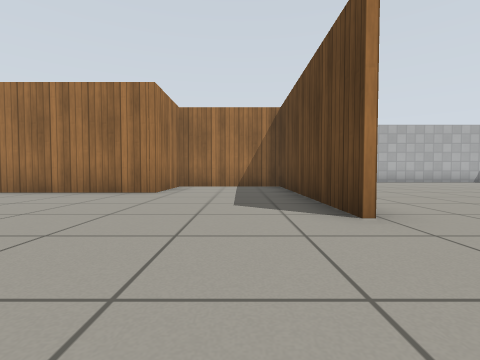
View 1 (above)

18 first-person views from a walk through a robot-simulator world made for Gazebo. The camera is 0.5 m above the floor, tilts 2° down and sees 85° across. The floor is counted in squares, 1 m on a side. Each view is taken from the middle of a square. On the plan, view 1 faces up. The plan holds only what a view shows up to about 9 squares ahead; the rest is blank. Simple patterns stand in for the simulator's built-in surfaces.

View 2
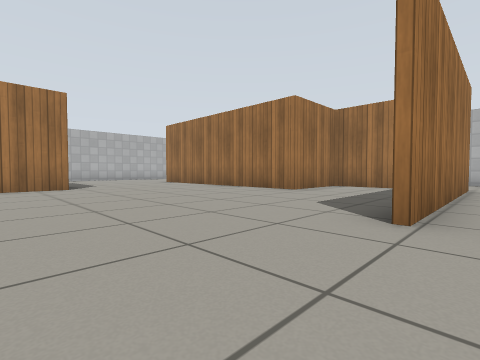

View 3
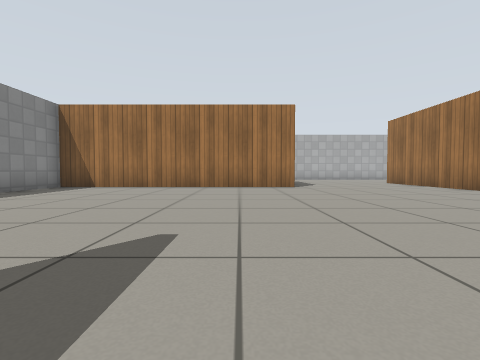

View 4
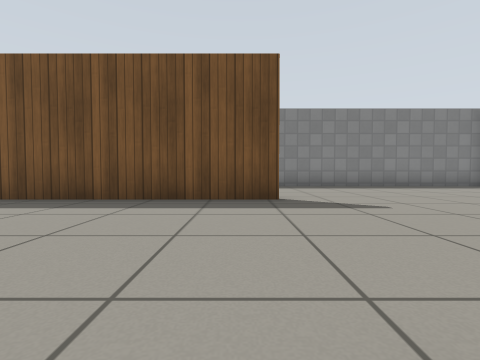

View 5
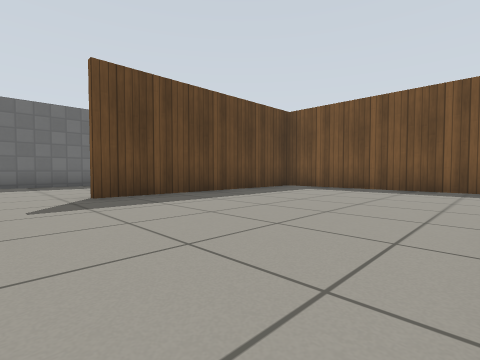

View 6
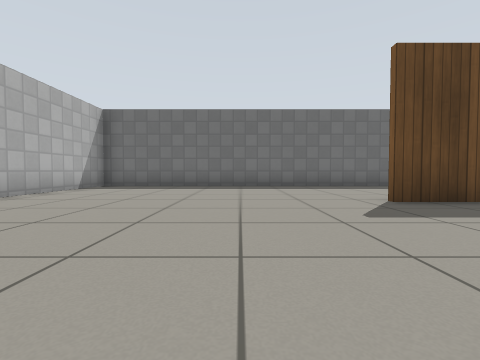

View 7
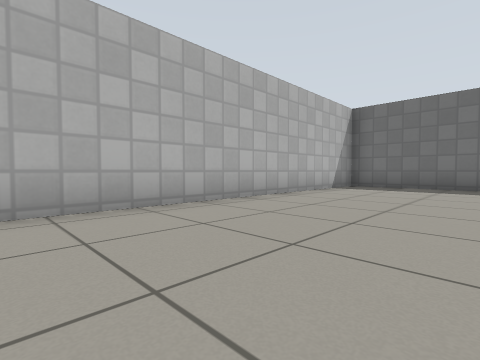

View 8
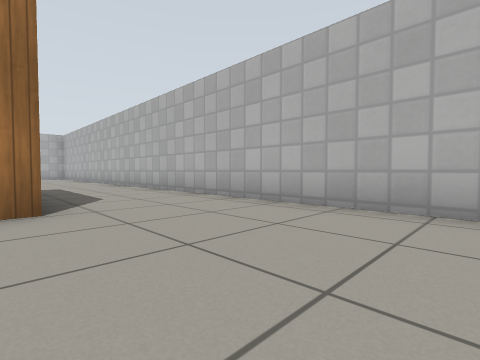

View 9
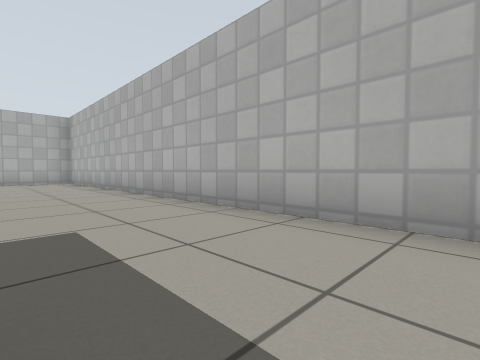

View 10
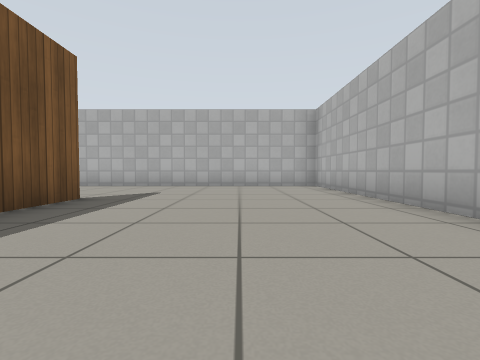

View 11
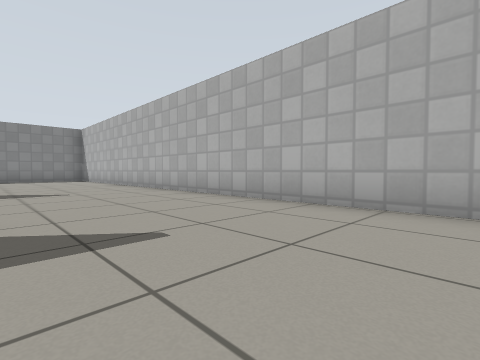

View 12
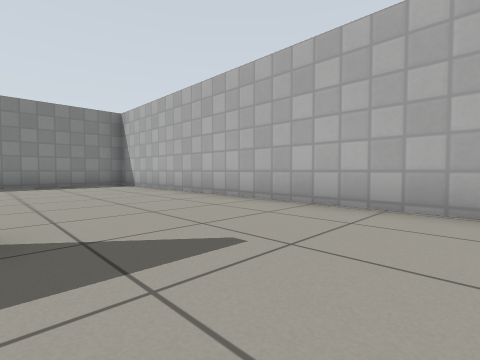

View 13
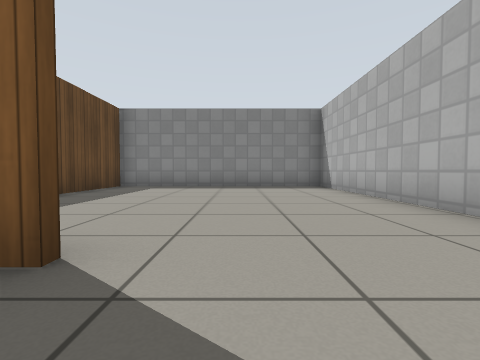

View 14
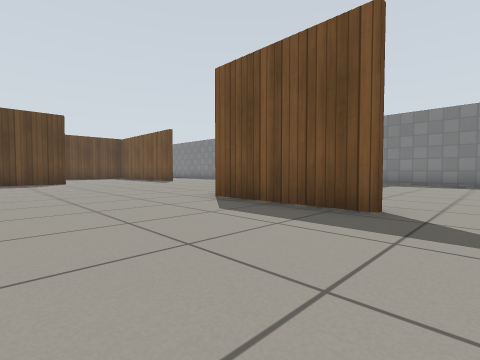

View 15
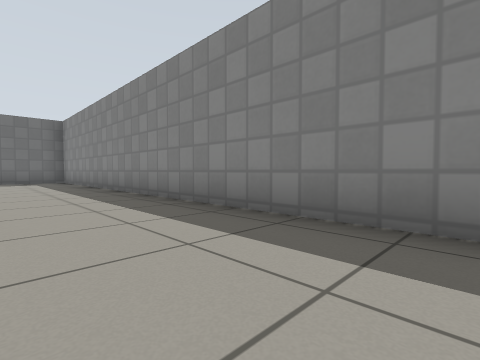

View 16
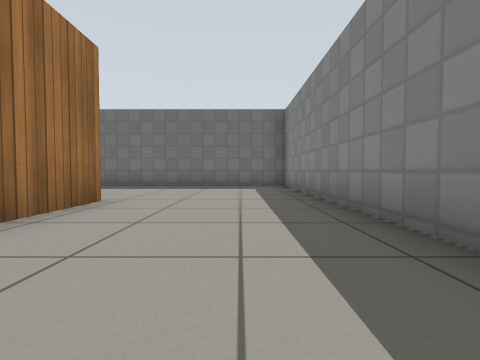

View 17
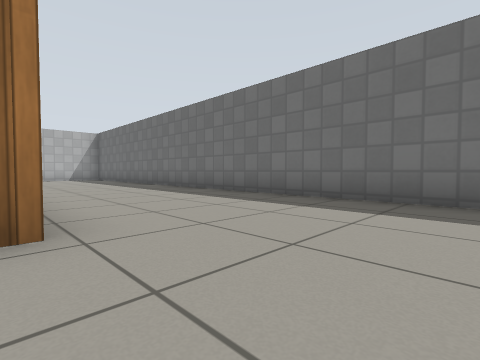

View 18
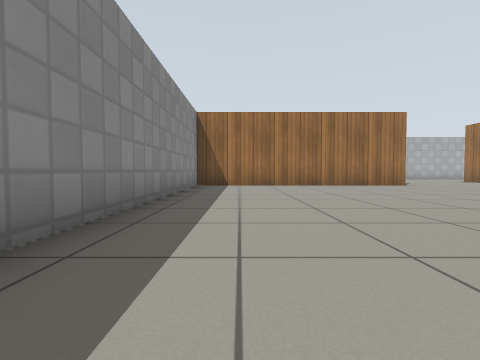

### Floor plan
Points are (right, up) in squares from view 1. A wall is a line through its corners. A room is listed if a view was taken in it or the views show most of it. See-through windows are left out.
Room 1 (views 1, 2, 3, 4, 5, 6, 7, 8, 9, 10, 11, 12, 13, 14, 15, 16, 17, 18)
walls: (1.3, 2.6) (1.3, 8.3) (-1.9, 8.3) (-1.9, 6) (-7, 6); (1.2, -1.6) (7.2, -1.6) (7.2, 4.6); (1.4, 8.5) (1.4, 2.6); (7.4, -1.7) (5.5, -1.7); (-9, 1.7) (-6, 1.7) (-6, -5.5) (11.6, -5.5) (11.6, 11.5) (-12.6, 11.5) (-12.6, -5.5) (-6.1, -5.5) (-6.1, -2.5); (-8.8, 6.1) (-7, 6.1)

Where each view was taken, in squares from view 1:
view 1: 0 up, 0 right, facing up
view 2: 0 up, 2 right, facing up-left
view 3: 0 up, 2 right, facing left
view 4: 3 up, 2 right, facing down
view 5: 6 up, 2 right, facing down-right
view 6: 7 up, 3 right, facing right
view 7: 8 up, 3 right, facing up-right
view 8: 8 up, 5 right, facing up-left
view 9: 9 up, 1 left, facing up-left
view 10: 9 up, 4 left, facing left
view 11: 9 up, 9 left, facing down-left
view 12: 4 up, 9 left, facing down-left
view 13: 3 up, 10 left, facing down
view 14: 5 up, 10 left, facing down-right
view 15: 3 down, 1 left, facing down-right
view 16: 4 down, 3 right, facing right
view 17: 4 down, 7 right, facing up-right
view 18: 4 down, 3 right, facing left
